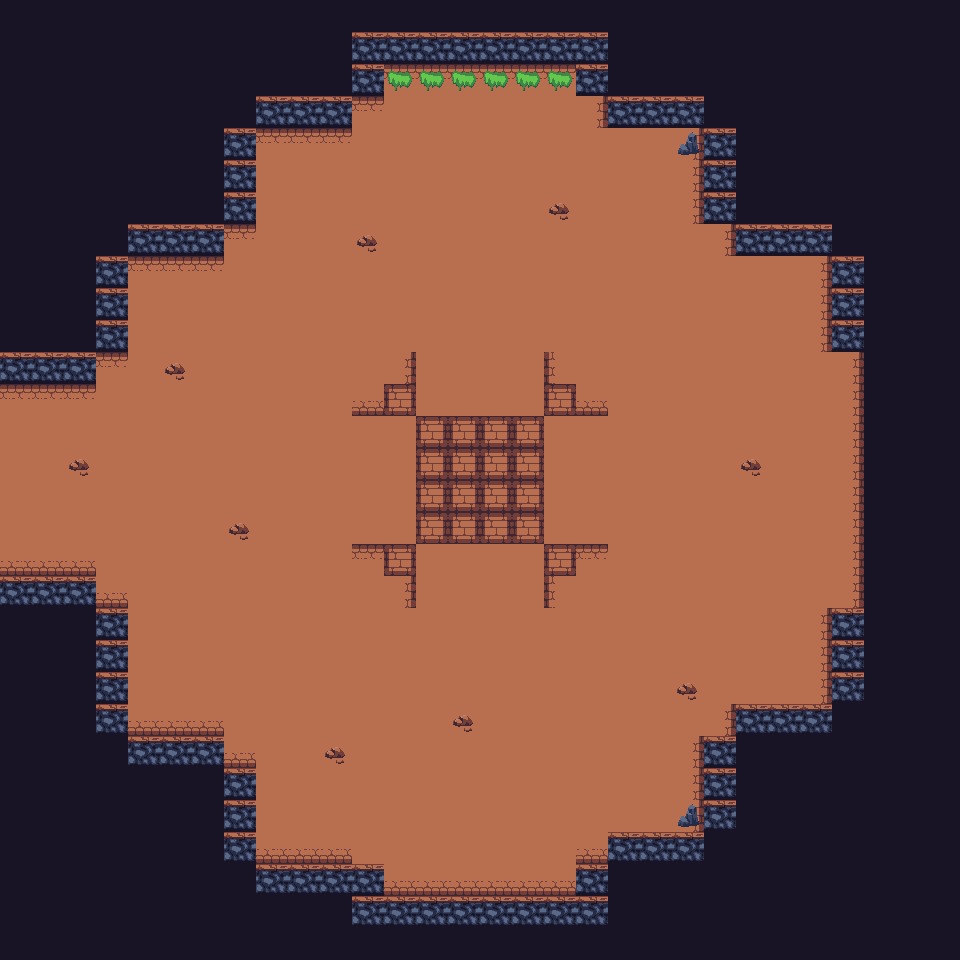

Tiled map render using the project's own tile images. Description and the whole map definition, tile-layer contents included, below:
An orthogonal 30x30 tile map with 32x32 px tiles, 2 tile layers (Tile Layer 1, Tile Layer 2) and 27 objects (26x wall, portal).

<map version="1.5" tiledversion="1.6.0" orientation="orthogonal" renderorder="right-down" width="30" height="30" tilewidth="32" tileheight="32" infinite="0" nextlayerid="4" nextobjectid="34">
 <tileset firstgid="1" name="tileset_dungeon" tilewidth="32" tileheight="32" tilecount="64" columns="8">
  <image source="tileset_dungeon.png" width="256" height="256" />
 </tileset>
 <layer id="1" name="Tile Layer 1" width="30" height="30">
  <data encoding="csv">
46,46,46,46,46,46,46,46,46,46,46,46,46,46,46,46,46,46,46,46,46,46,46,46,46,46,46,46,46,46,
46,46,46,46,46,46,46,46,46,46,46,18,18,18,18,18,18,18,18,46,46,46,46,46,46,46,46,46,46,46,
46,46,46,46,46,46,46,46,46,46,46,18,34,34,34,34,34,34,18,46,46,46,46,46,46,46,46,46,46,46,
46,46,46,46,46,46,46,46,18,18,18,34,42,42,42,42,42,42,43,18,18,18,46,46,46,46,46,46,46,46,
46,46,46,46,46,46,46,18,34,34,34,42,42,42,42,42,42,42,42,42,42,43,18,46,46,46,46,46,46,46,
46,46,46,46,46,46,46,18,42,42,42,42,42,42,42,42,42,42,42,42,42,43,18,46,46,46,46,46,46,46,
46,46,46,46,46,46,46,18,42,42,42,42,42,42,42,42,42,42,42,42,42,43,18,46,46,46,46,46,46,46,
46,46,46,46,18,18,18,34,42,42,42,42,42,42,42,42,42,42,42,42,42,42,43,18,18,18,46,46,46,46,
46,46,46,18,34,34,34,42,42,42,42,42,42,42,42,42,42,42,42,42,42,42,42,42,42,43,18,46,46,46,
46,46,46,18,42,42,42,42,42,42,42,42,42,42,42,42,42,42,42,42,42,42,42,42,42,43,18,46,46,46,
46,46,46,18,42,42,42,42,42,42,42,42,42,42,42,42,42,42,42,42,42,42,42,42,42,43,18,46,46,46,
18,18,18,34,42,42,42,42,42,42,42,42,43,42,42,42,42,41,42,42,42,42,42,42,42,42,43,46,46,46,
34,34,34,42,42,42,42,42,42,42,42,50,52,42,42,42,42,52,50,42,42,42,42,42,42,42,43,46,46,46,
42,42,42,42,42,42,42,42,42,42,42,42,42,52,52,52,52,42,42,42,42,42,42,42,42,42,43,46,46,46,
42,42,42,42,42,42,42,42,42,42,42,42,42,52,52,52,52,42,42,42,42,42,42,42,42,42,43,46,46,46,
42,42,42,42,42,42,42,42,42,42,42,42,42,52,52,52,52,42,42,42,42,42,42,42,42,42,43,46,46,46,
42,42,42,42,42,42,42,42,42,42,42,42,42,52,52,52,52,42,42,42,42,42,42,42,42,42,43,46,46,46,
50,50,50,42,42,42,42,42,42,42,42,34,52,42,42,42,42,52,34,42,42,42,42,42,42,42,43,46,46,46,
18,18,18,50,42,42,42,42,42,42,42,42,43,42,42,42,42,41,42,42,42,42,42,42,42,42,43,46,46,46,
46,46,46,18,42,42,42,42,42,42,42,42,42,42,42,42,42,42,42,42,42,42,42,42,42,43,18,46,46,46,
46,46,46,18,42,42,42,42,42,42,42,42,42,42,42,42,42,42,42,42,42,42,42,42,42,43,18,46,46,46,
46,46,46,18,42,42,42,42,42,42,42,42,42,42,42,42,42,42,42,42,42,42,42,42,42,43,18,46,46,46,
46,46,46,18,50,50,50,42,42,42,42,42,42,42,42,42,42,42,42,42,42,42,43,18,18,18,46,46,46,46,
46,46,46,46,18,18,18,50,42,42,42,42,42,42,42,42,42,42,42,42,42,43,18,46,46,46,46,46,46,46,
46,46,46,46,46,46,46,18,42,42,42,42,42,42,42,42,42,42,42,42,42,43,18,46,46,46,46,46,46,46,
46,46,46,46,46,46,46,18,42,42,42,42,42,42,42,42,42,42,42,42,42,43,18,46,46,46,46,46,46,46,
46,46,46,46,46,46,46,18,50,50,50,42,42,42,42,42,42,42,50,18,18,18,46,46,46,46,46,46,46,46,
46,46,46,46,46,46,46,46,18,18,18,18,50,50,50,50,50,50,18,46,46,46,46,46,46,46,46,46,46,46,
46,46,46,46,46,46,46,46,46,46,46,18,18,18,18,18,18,18,18,46,46,46,46,46,46,46,46,46,46,46,
46,46,46,46,46,46,46,46,46,46,46,46,46,46,46,46,46,46,46,46,46,46,46,46,46,46,46,46,46,46
</data>
 </layer>
 <layer id="2" name="Tile Layer 2" width="30" height="30">
  <data encoding="csv">
0,0,0,0,0,0,0,0,0,0,0,0,0,0,0,0,0,0,0,0,0,0,0,0,0,0,0,0,0,0,
0,0,0,0,0,0,0,0,0,0,0,0,0,0,0,0,0,0,0,0,0,0,0,0,0,0,0,0,0,0,
0,0,0,0,0,0,0,0,0,0,0,0,23,23,23,23,23,23,0,0,0,0,0,0,0,0,0,0,0,0,
0,0,0,0,0,0,0,0,0,0,0,0,0,0,0,0,0,0,0,0,0,0,0,0,0,0,0,0,0,0,
0,0,0,0,0,0,0,0,0,0,0,0,0,0,0,0,0,0,0,0,0,8,0,0,0,0,0,0,0,0,
0,0,0,0,0,0,0,0,0,0,0,0,0,0,0,0,0,0,0,0,0,0,0,0,0,0,0,0,0,0,
0,0,0,0,0,0,0,0,0,0,0,0,0,0,0,0,0,15,0,0,0,0,0,0,0,0,0,0,0,0,
0,0,0,0,0,0,0,0,0,0,0,15,0,0,0,0,0,0,0,0,0,0,0,0,0,0,0,0,0,0,
0,0,0,0,0,0,0,0,0,0,0,0,0,0,0,0,0,0,0,0,0,0,0,0,0,0,0,0,0,0,
0,0,0,0,0,0,0,0,0,0,0,0,0,0,0,0,0,0,0,0,0,0,0,0,0,0,0,0,0,0,
0,0,0,0,0,0,0,0,0,0,0,0,0,0,0,0,0,0,0,0,0,0,0,0,0,0,0,0,0,0,
0,0,0,0,0,15,0,0,0,0,0,0,0,0,0,0,0,0,0,0,0,0,0,0,0,0,0,0,0,0,
0,0,0,0,0,0,0,0,0,0,0,0,0,0,0,0,0,0,0,0,0,0,0,0,0,0,0,0,0,0,
0,0,0,0,0,0,0,0,0,0,0,0,0,0,0,0,0,0,0,0,0,0,0,0,0,0,0,0,0,0,
0,0,15,0,0,0,0,0,0,0,0,0,0,0,0,0,0,0,0,0,0,0,0,15,0,0,0,0,0,0,
0,0,0,0,0,0,0,0,0,0,0,0,0,0,0,0,0,0,0,0,0,0,0,0,0,0,0,0,0,0,
0,0,0,0,0,0,0,15,0,0,0,0,0,0,0,0,0,0,0,0,0,0,0,0,0,0,0,0,0,0,
0,0,0,0,0,0,0,0,0,0,0,0,0,0,0,0,0,0,0,0,0,0,0,0,0,0,0,0,0,0,
0,0,0,0,0,0,0,0,0,0,0,0,0,0,0,0,0,0,0,0,0,0,0,0,0,0,0,0,0,0,
0,0,0,0,0,0,0,0,0,0,0,0,0,0,0,0,0,0,0,0,0,0,0,0,0,0,0,0,0,0,
0,0,0,0,0,0,0,0,0,0,0,0,0,0,0,0,0,0,0,0,0,0,0,0,0,0,0,0,0,0,
0,0,0,0,0,0,0,0,0,0,0,0,0,0,0,0,0,0,0,0,0,15,0,0,0,0,0,0,0,0,
0,0,0,0,0,0,0,0,0,0,0,0,0,0,15,0,0,0,0,0,0,0,0,0,0,0,0,0,0,0,
0,0,0,0,0,0,0,0,0,0,15,0,0,0,0,0,0,0,0,0,0,0,0,0,0,0,0,0,0,0,
0,0,0,0,0,0,0,0,0,0,0,0,0,0,0,0,0,0,0,0,0,0,0,0,0,0,0,0,0,0,
0,0,0,0,0,0,0,0,0,0,0,0,0,0,0,0,0,0,0,0,0,8,0,0,0,0,0,0,0,0,
0,0,0,0,0,0,0,0,0,0,0,0,0,0,0,0,0,0,0,0,0,0,0,0,0,0,0,0,0,0,
0,0,0,0,0,0,0,0,0,0,0,0,0,0,0,0,0,0,0,0,0,0,0,0,0,0,0,0,0,0,
0,0,0,0,0,0,0,0,0,0,0,0,0,0,0,0,0,0,0,0,0,0,0,0,0,0,0,0,0,0,
0,0,0,0,0,0,0,0,0,0,0,0,0,0,0,0,0,0,0,0,0,0,0,0,0,0,0,0,0,0
</data>
 </layer>
 <objectgroup id="3" name="Object Layer 1">
  <object id="1" name="wall" type="wall" x="352" y="32" width="256" height="32" />
  <object id="2" name="wall" type="wall" x="576" y="64" width="32" height="32" />
  <object id="3" name="wall" type="wall" x="608" y="96" width="96" height="32" />
  <object id="4" name="wall" type="wall" x="704" y="128" width="32" height="96" />
  <object id="5" name="wall" type="wall" x="736" y="224" width="96" height="32" />
  <object id="6" name="wall" type="wall" x="832" y="256" width="32" height="96" />
  <object id="7" name="wall" type="wall" x="864" y="352" width="32" height="256" />
  <object id="9" name="wall" type="wall" x="832" y="608" width="32" height="96" />
  <object id="10" name="wall" type="wall" x="736" y="704" width="96" height="32" />
  <object id="11" name="wall" type="wall" x="704" y="736" width="32" height="96" />
  <object id="12" name="wall" type="wall" x="608" y="832" width="96" height="32" />
  <object id="13" name="wall" type="wall" x="576" y="864" width="32" height="32" />
  <object id="14" name="wall" type="wall" x="352" y="896" width="256" height="32" />
  <object id="15" name="wall" type="wall" x="256" y="864" width="96" height="32" />
  <object id="16" name="wall" type="wall" x="224" y="768" width="32" height="96" />
  <object id="17" name="wall" type="wall" x="128" y="736" width="96" height="32" />
  <object id="18" name="wall" type="wall" x="96" y="608" width="32" height="128" />
  <object id="19" name="wall" type="wall" x="0" y="576" width="96" height="32" />
  <object id="20" name="wall" type="wall" x="0" y="352" width="96" height="32" />
  <object id="21" name="wall" type="wall" x="96" y="256" width="32" height="96" />
  <object id="22" name="wall" type="wall" x="128" y="224" width="96" height="32" />
  <object id="23" name="wall" type="wall" x="224" y="128" width="32" height="96" />
  <object id="24" name="wall" type="wall" x="256" y="96" width="96" height="32" />
  <object id="25" name="wall" type="wall" x="352" y="64" width="32" height="32" />
  <object id="26" name="wall" type="wall" x="352" y="864" width="32" height="32" />
  <object id="27" type="wall" x="0" y="384" width="32" height="192" />
  <object id="28" type="portal" x="32" y="384" width="32" height="192" />
 </objectgroup>
</map>
